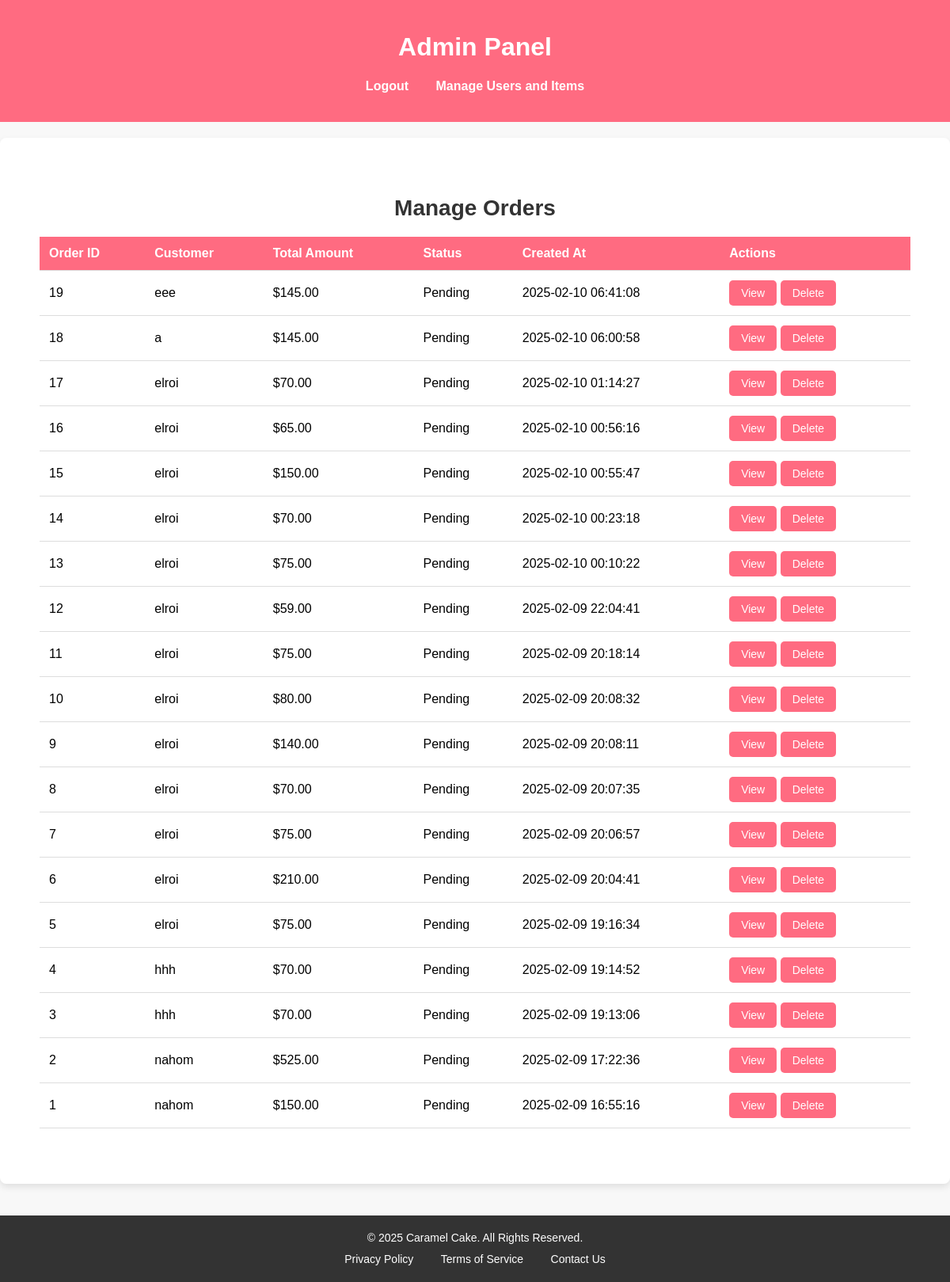
Screenshot of /admin_manage_orders.php (signed in) with the database file from the repository.
### tables this page shows
CREATE TABLE IF NOT EXISTS `orders` (
  `order_id` int NOT NULL AUTO_INCREMENT,
  `user_id` int NOT NULL,
  `total_amount` decimal(10,2) NOT NULL,
  `status` enum('pending','processing','completed','cancelled') NOT NULL DEFAULT 'pending',
  `created_at` timestamp NOT NULL DEFAULT CURRENT_TIMESTAMP,
  `updated_at` timestamp NOT NULL DEFAULT CURRENT_TIMESTAMP ON UPDATE CURRENT_TIMESTAMP,
  PRIMARY KEY (`order_id`),
  KEY `idx_user_id` (`user_id`)
);

CREATE TABLE IF NOT EXISTS `users` (
  `id` int NOT NULL AUTO_INCREMENT,
  `username` varchar(50) NOT NULL,
  `email` varchar(100) NOT NULL,
  `password` varchar(255) NOT NULL,
  `created_at` timestamp NOT NULL DEFAULT CURRENT_TIMESTAMP,
  `role` enum('user','admin') DEFAULT 'user',
  PRIMARY KEY (`id`),
  UNIQUE KEY `username` (`username`),
  UNIQUE KEY `email` (`email`)
);

### admin_manage_orders.php (the view, shortened to what this page needs)
<?php
include "connection.php";
$orders = $conn->query("
    SELECT orders.*, users.username
    FROM orders
    JOIN users ON orders.user_id = users.id
    ORDER BY orders.created_at DESC
");
?>
<!DOCTYPE html>
<html lang="en">
<head>
</head>
<body>
    <header>
        <h1>Admin Panel</h1>
        <nav>
            <ul>
                <li><a href="logout.php">Logout</a></li>
                <li><a href="admin_manage_users_and_items.php">Manage Users and Items</a></li>
            </ul>
        </nav>
    </header>
    <section class="admin-section">
        <h2>Manage Orders</h2>
        <table>
            <thead>
                <tr>
                    <th>Order ID</th>
                    <th>Customer</th>
                    <th>Total Amount</th>
                    <th>Status</th>
                    <th>Created At</th>
                    <th>Actions</th>
                </tr>
            </thead>
            <tbody>
                <?php while ($order = $orders->fetch_assoc()): ?>
                    <tr>
                        <td><?php echo $order['order_id']; ?></td>
                        <td><?php echo $order['username']; ?></td>
                        <td>$<?php echo $order['total_amount']; ?></td>
                        <td><?php echo ucfirst($order['status']); ?></td>
                        <td><?php echo $order['created_at']; ?></td>
                        <td>
                            <a href="admin_manage_orders.php?view_order=<?php echo $order['order_id']; ?>" class="btn">View</a>
                            <a href="admin_manage_orders.php?delete_order=<?php echo $order['order_id']; ?>" class="btn" onclick="return confirm('Are you sure?')">Delete</a>
                        </td>
                    </tr>
                <?php endwhile; ?>
            </tbody>
        </table>
    </section>
    <footer class="footer">
        <div class="footer-content">
            <p>&copy; 2025 Caramel Cake. All Rights Reserved.</p>
            <ul class="footer-links">
                <li><a href="privacy.php">Privacy Policy</a></li>
                <li><a href="terms.php">Terms of Service</a></li>
                <li><a href="contact.php">Contact Us</a></li>
            </ul>
        </div>
    </footer>
</body>
</html>

### admin_manage_orders.php (style rules this page uses)
body { font-family: Arial, sans-serif; margin: 0; padding: 0; background-color: #f8f8f8; text-align: center; }
header { background-color: #ff6b81; padding: 20px; color: white; }
nav ul { list-style: none; padding: 0; }
nav ul li { display: inline; margin: 0 15px; }
nav ul li a { color: white; text-decoration: none; font-weight: bold; }
.admin-section { padding: 50px; background-color: #fff; max-width: 1200px; margin: 20px auto; box-shadow: 0 4px 8px rgba(0, 0, 0, 0.1); border-radius: 8px; }
.admin-section h2 { font-size: 28px; margin-bottom: 20px; color: #333; }
table { width: 100%; border-collapse: collapse; margin-bottom: 20px; }
table th, table td { padding: 12px; border-bottom: 1px solid #ddd; text-align: left; }
table th { background-color: #ff6b81; color: white; }
.btn { background-color: #ff6b81; color: white; border: none; padding: 8px 15px; border-radius: 5px; cursor: pointer; font-size: 14px; text-decoration: none; display: inline-block; }
.footer { background-color: #333; color: white; padding: 20px 0; text-align: center; margin-top: 40px; }
.footer-content { max-width: 1200px; margin: 0 auto; }
.footer p { margin: 0; font-size: 14px; }
.footer-links { list-style: none; padding: 0; margin: 10px 0 0; }
.footer-links li { display: inline; margin: 0 15px; }
.footer-links a { color: white; text-decoration: none; font-size: 14px; }

### rows the page displays
orders: order_id "19", user.username "eee", total_amount "145.00", status "Pending", created_at "2025-02-10 06:41:08"
orders: order_id "18", user.username "a", total_amount "145.00", status "Pending", created_at "2025-02-10 06:00:58"
orders: order_id "17", user.username "elroi", total_amount "70.00", status "Pending", created_at "2025-02-10 01:14:27"
orders: order_id "16", user.username "elroi", total_amount "65.00", status "Pending", created_at "2025-02-10 00:56:16"
orders: order_id "15", user.username "elroi", total_amount "150.00", status "Pending", created_at "2025-02-10 00:55:47"
orders: order_id "14", user.username "elroi", total_amount "70.00", status "Pending", created_at "2025-02-10 00:23:18"
orders: order_id "13", user.username "elroi", total_amount "75.00", status "Pending", created_at "2025-02-10 00:10:22"
orders: order_id "12", user.username "elroi", total_amount "59.00", status "Pending", created_at "2025-02-09 22:04:41"
orders: order_id "11", user.username "elroi", total_amount "75.00", status "Pending", created_at "2025-02-09 20:18:14"
orders: order_id "10", user.username "elroi", total_amount "80.00", status "Pending", created_at "2025-02-09 20:08:32"
orders: order_id "9", user.username "elroi", total_amount "140.00", status "Pending", created_at "2025-02-09 20:08:11"
orders: order_id "8", user.username "elroi", total_amount "70.00", status "Pending", created_at "2025-02-09 20:07:35"
orders: order_id "7", user.username "elroi", total_amount "75.00", status "Pending", created_at "2025-02-09 20:06:57"
orders: order_id "6", user.username "elroi", total_amount "210.00", status "Pending", created_at "2025-02-09 20:04:41"
orders: order_id "5", user.username "elroi", total_amount "75.00", status "Pending", created_at "2025-02-09 19:16:34"
orders: order_id "4", user.username "hhh", total_amount "70.00", status "Pending", created_at "2025-02-09 19:14:52"
orders: order_id "3", user.username "hhh", total_amount "70.00", status "Pending", created_at "2025-02-09 19:13:06"
orders: order_id "2", user.username "nahom", total_amount "525.00", status "Pending", created_at "2025-02-09 17:22:36"
orders: order_id "1", user.username "nahom", total_amount "150.00", status "Pending", created_at "2025-02-09 16:55:16"
